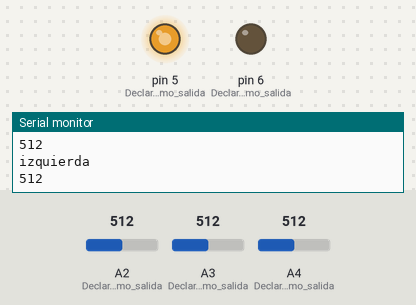
Simulated run of this sketch. Board: Arduino Nano, built with avr-gcc and run on an emulated ATmega328P. On the bench: output pins drawn as LEDs (lit = HIGH), the last lines printed to the serial monitor. The test bench sets the inputs (shaded band); at power-on: A2 (Declaramos_A2_como_salida) = 512, A3 (Declaramos_A3_como_salida) = 512, A4 (Declaramos_A4_como_salida) = 512.

Above: at 1.2 s.
1.3 s: A2 (Declaramos_A2_como_salida) set to 716
At 2.2 s:
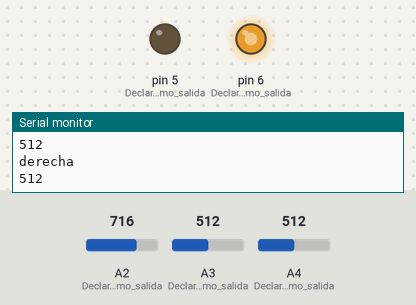
2.8 s: A3 (Declaramos_A3_como_salida) set to 728
5.8 s: A3 (Declaramos_A3_como_salida) set to 748
At 6.8 s:
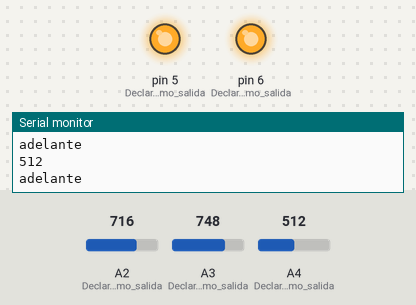
7.3 s: A4 (Declaramos_A4_como_salida) set to 721
8.8 s: A4 (Declaramos_A4_como_salida) set to 751
At 10.2 s:
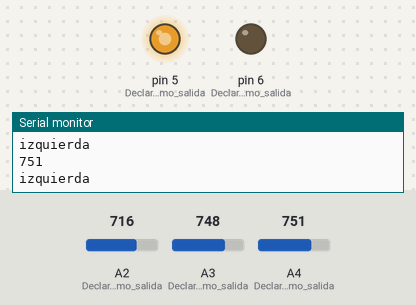
11.8 s: A4 (Declaramos_A4_como_salida) set to 306
At 12.2 s:
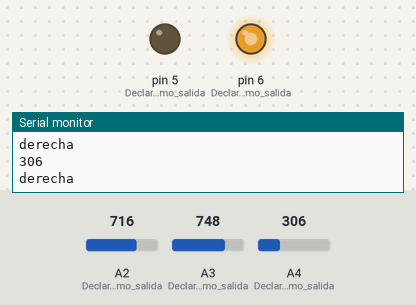
Timing chart, 0 to 14.3 s (numbered marks = the images above; inputs shaded):
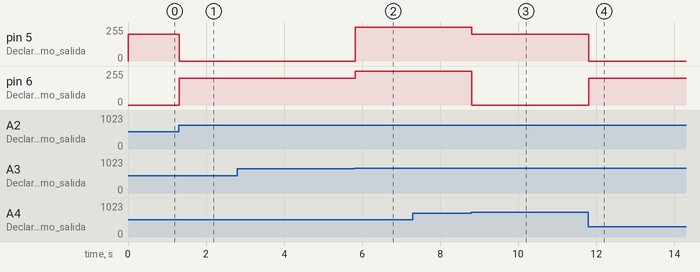

The sketch:

robotica_2022.ino
```cpp
/*
--------------------------------------------- AUTORES ---------------------------------------------
                              Hernández Cuevas Jonathan Alexis
                               Villalba Gónzalez Diego Antonio
*/

/*-------------------------DECLARAMOS VARIABLES NECESARIAS PARA EL CÓDIGO-------------------------*/
int i; //Declaramos la variable i del tipo entero para asignar los pines establecidos
int potencia; //Declaramos la variable potencia del tipo entero para la velocidad de los motores
char memoria; //Declaramos la variable memoria del tipo entero para el caso donde esta en blanco (Guardar)
int s1 = 0; //Declaramos la variable s1 para la lectura de valores
int s2 = 0; //Declaramos la variable s2 para la lectura de valores
int s3 = 0; //Declaramos la variable s3 para la lectura de valores
bool button; //Declaramos la variable button para la lectura de valores
bool sentido = 0;
int s1_r = 0; //Declaramos la variable s1 para la lectura de valores
int s2_r = 0; //Declaramos la variable s2 para la lectura de valores
int s3_r = 0; //Declaramos la variable s3 para la lectura de valores
int c=0;
int j=0;
/*-------------------------DECLARAMOS ASPECTOS DEL CÓDIGO-------------------------*/
void setup()
{
  Serial.begin(9600); //Inicializamos comunicación serial
  pinMode(A1, INPUT); //Declaramos A1 como salida al sensor Derecho externo
  pinMode(A2, INPUT); //Declaramos A2 como salida al sensor Derecho
  pinMode(A3, INPUT); //Declaramos A3 como salida al sensor Centro
  pinMode(A4, INPUT); //Declaramos A4 como salida al sensor Izquierda
  pinMode(A5, INPUT); //Declaramos A5 como salida al sensor Izquierda externo
  pinMode(A6, INPUT); //Declaramos A5 como salida al push button
  pinMode(6, OUTPUT); //Declaramos A2 como salida al Motor Derecha
  pinMode(5, OUTPUT); //Declaramos A2 como salida al Motor Izquierda
}

/*-------------------------DEFINIMOS LA FUNCION PARA NUESTROS LECTURA-------------------------*/
int funcionp(int s1, int s2, int s3)
{
  float p; //Declaramos variables para nuestras funciones
  float d; //Declaramos variables para nuestras funciones
  float v; //Declaramos variables para nuestras funciones
  float k; //Declaramos variables para nuestras funciones
  p = (s1+s3)/2;
  d = (s2-p);
  k = d*0.30;
  v = s2 - k;
  return v;
}

/*-------------------------DEFINIMOS LA FUNCION PARA NUESTROS MOTORES-------------------------*/

//MOTOR 1
 void Motor1(int i, int potencia)
  {
    analogWrite(5,potencia); //Se habilita el motor 1
  }

//MOTOR 2
void Motor2(int i, int potencia)
  {
    analogWrite(6,potencia); //Se habilita el motor 1
  }

//FUNCION QUE INDICA EL MOVIMIENTO DE LOS MOTORES: ADELANTE
void adelante(){
    Motor1(i=0, potencia = 255);
    Motor2(i=0, potencia = 255);
  }
//FUNCION QUE INDICA EL MOVIMIENTO DE LOS MOTORES: ATRÁS
void atras(){
    Motor1(i=1, potencia = 255);
    Motor2(i=1, potencia = 255);
  }
//FUNCION QUE INDICA EL MOVIMIENTO DE LOS MOTORES: DERECHA
void derecha(){
    Motor1(i=0, potencia = 0);
    Motor2(i=0, potencia = 200);
  }
//FUNCION QUE INDICA EL MOVIMIENTO DE LOS MOTORES: IZQUIERDA
void izquierda(){
    Motor1(i=0, potencia = 200);
    Motor2(i=0, potencia = 0);
  }
//FUNCION QUE INDICA EL MOVIMIENTO DE LOS MOTORES: DETENIDO
void alto(){
    Motor1(i=2, potencia = 230);
    Motor2(i=2, potencia = 230);
  }
//DECLARAMOS INSTRUCCIONES DEL CÓDIGO
void loop() {
  button = digitalRead(A6);
  int v;


      //ASIGNAMOS VALORES A NUESTRAS VARIABLES
    s2_r = analogRead(A3); //Asignamos a la variable s2 la lectura del sensor reflexivo conectado al pin A3
    s3_r = analogRead(A2)-20; //Asignamos a la variable s3 la lectura del sensor reflexivo conectado al pin A2
    s1_r = analogRead(A4); //Asignamos a la variable s1 la lectura del sensor reflexivo conectado al pin A4

    if (c==0){
      v = funcionp(s1_r,s2_r,s3_r);
      c ==1;
    }

    /*
                                    REGISTRO DE LECTURA DE LOS SENSORES
                                        1=Blanco       0=Negro
    */

    /*
      IMPRIMIMOS EN PANTALLA LO QUE LEEN NUESTROS SENSORERES
      Serial.println("Sensor izquierda    Sensor Centro     Sensor Derecha");//Imprimimos texto en pantalla
      Serial.print(s1);//Imprimimos valor en pantalla
      Serial.print("                     ");//Espacio
      Serial.print(s2);//Imprimimos valor en pantalla
      Serial.print("                     ");//Espacio
      Serial.println(s3);//Imprimimos valor en pantalla
    */

  //HACEMOS CASOS PARA GUARDAR VARIABLES
  if (s1_r <= v)
  {
    s1 = 0;
    Serial.println(s1_r);//Espacio
  }
  else if(s1_r>v)
  {
    s1=1;
    Serial.println(s1_r);//Espacio
  }
  if (s2_r <= v)
  {
    s2 = 0;
  }
  else if(s2_r>v)
  {
    s2=1;
  }
  if (s3_r <= v)
  {
    s3 = 0;
  }
  else if(s3_r>v)
  {
    s3=1;
  }

  //HACEMOS LOS CASOS PARA EL MOVIMIENTO DE NUESTRO CARRO

    if( (s1==0) && (s2==0) && (s3==0))
    {
      if(memoria == '3'){
        if(j==0){
          izquierda();//Llamamos a la funcion
        Serial.println("izquierda");//Espacio
        memoria='3';//Guardamos los valores en la variable para que asosie al movimieto
        j=1;
          }
          else{
        derecha();//Llamamos a la funcion
        Serial.println("derecha");//Espacio
        memoria='2';//Guardamos los valores en la variable para que asosie al movimieto
        j=0;
      }


      }

      else if(memoria == '2'){
        if(j==0){
        derecha();//Llamamos a la funcion
        Serial.println("derecha");//Espacio
        memoria='2';//Guardamos los valores en la variable para que asosie al movimieto
        j=1;
      }
      else {
          izquierda();//Llamamos a la funcion
        Serial.println("izquierda");//Espacio
        memoria='3';//Guardamos los valores en la variable para que asosie al movimieto
        j=0;
          }
      }

    }else if( (s1==0) && (s2==1) && (s3==0))
    {
      adelante();//Llamamos a la funcion
      Serial.println("adelante");//Espacio
      memoria='1'; //Guardamos los valores en la variable para que asosie al movimieto
    }else if( (s1==1) && (s2==0) && (s3==0))
    {
      izquierda();//Llamamos a la funcion
      Serial.println("izquierda");//Espacio
      memoria='2';//Guardamos los valores en la variable para que asosie al movimieto
    }else if( (s1==0) && (s2==0) && (s3==1))
    {
      derecha();//Llamamos a la funcion
      Serial.println("derecha");//Espacio
      memoria='3';//Guardamos los valores en la variable para que asosie al movimieto
    }
    else if( (s1==1) && (s2==1) && (s3==0))
    {
      izquierda();//Llamamos a la funcion
      Serial.println("izquierda");//Espacio
      memoria='2';//Guardamos los valores en la variable para que asosie al movimieto
    }else if( (s1==0) && (s2==1) && (s3==1))
    {
      derecha();//Llamamos a la funcion
      Serial.println("derecha");//Espacio
      memoria='3';//Guardamos los valores en la variable para que asosie al movimieto
    }
}
```

Measured:
- the behaviour switches between 735 and 736 on A3 (Declaramos_A3_como_salida) (found by bisection; images 1 and 2)
- the behaviour switches between 738 and 739 on A4 (Declaramos_A4_como_salida) (found by bisection; images 2 and 3)
- after the input at 1.3 s, pin 5 (Declaramos_A2_como_salida): 200/255 → 0/255 at once; pin 6 (Declaramos_A2_como_salida): 0/255 → 200/255 at once
- after the input at 5.8 s, pin 5 (Declaramos_A2_como_salida): 0/255 → 255/255 at once; pin 6 (Declaramos_A2_como_salida): 200/255 → 255/255 at once
- after the input at 8.8 s, pin 5 (Declaramos_A2_como_salida): 255/255 → 200/255 at once; pin 6 (Declaramos_A2_como_salida): 255/255 → 0/255 at once
- after the input at 11.8 s, pin 5 (Declaramos_A2_como_salida): 200/255 → 0/255 at once; pin 6 (Declaramos_A2_como_salida): 0/255 → 200/255 at once
